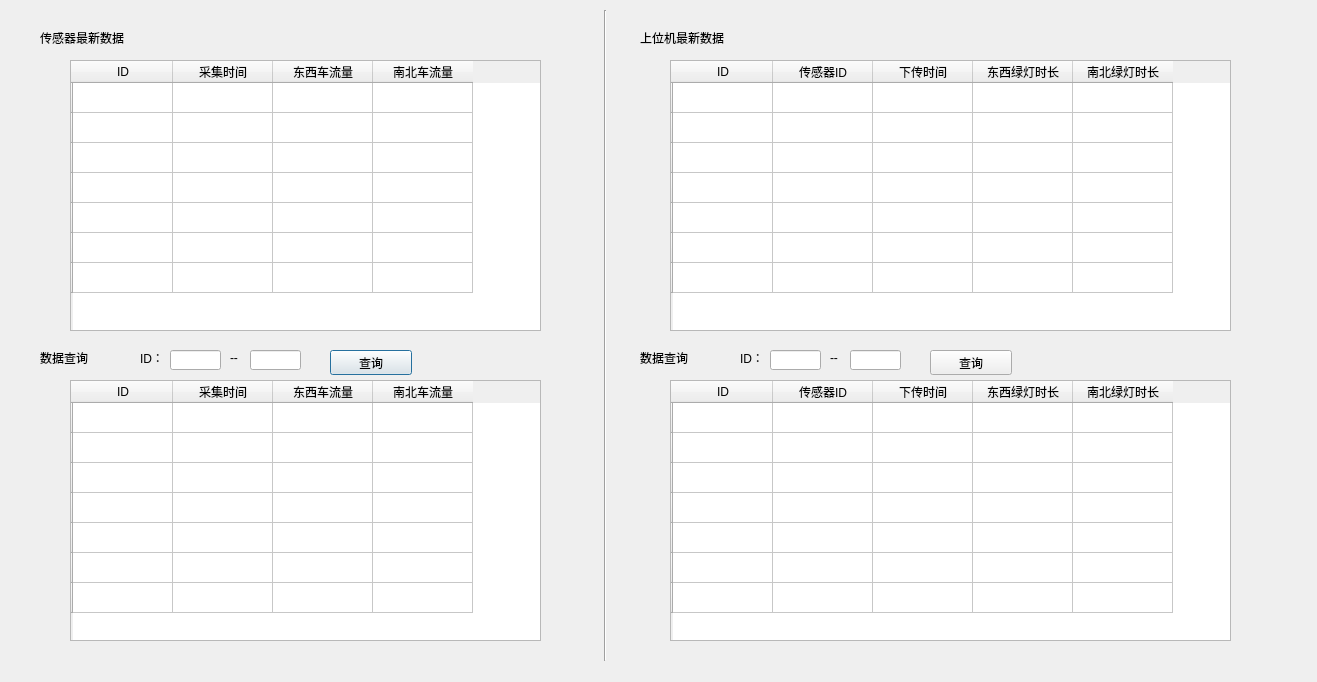
<?xml version="1.0" encoding="UTF-8"?>
<ui version="4.0">
 <class>Dialog3</class>
 <widget class="QDialog" name="Dialog3">
  <property name="geometry">
   <rect>
    <x>0</x>
    <y>0</y>
    <width>1317</width>
    <height>682</height>
   </rect>
  </property>
  <property name="windowTitle">
   <string>数据维护</string>
  </property>
  <widget class="QLabel" name="label">
   <property name="geometry">
    <rect>
     <x>40</x>
     <y>30</y>
     <width>111</width>
     <height>16</height>
    </rect>
   </property>
   <property name="text">
    <string>传感器最新数据</string>
   </property>
  </widget>
  <widget class="QTableWidget" name="tableWidget">
   <property name="geometry">
    <rect>
     <x>70</x>
     <y>60</y>
     <width>471</width>
     <height>271</height>
    </rect>
   </property>
   <row>
    <property name="text">
     <string/>
    </property>
   </row>
   <row>
    <property name="text">
     <string/>
    </property>
   </row>
   <row>
    <property name="text">
     <string/>
    </property>
   </row>
   <row>
    <property name="text">
     <string/>
    </property>
   </row>
   <row>
    <property name="text">
     <string/>
    </property>
   </row>
   <row>
    <property name="text">
     <string/>
    </property>
   </row>
   <row>
    <property name="text">
     <string/>
    </property>
   </row>
   <column>
    <property name="text">
     <string>ID</string>
    </property>
   </column>
   <column>
    <property name="text">
     <string>采集时间</string>
    </property>
   </column>
   <column>
    <property name="text">
     <string>东西车流量</string>
    </property>
   </column>
   <column>
    <property name="text">
     <string>南北车流量</string>
    </property>
   </column>
  </widget>
  <widget class="QLabel" name="label_2">
   <property name="geometry">
    <rect>
     <x>40</x>
     <y>350</y>
     <width>111</width>
     <height>16</height>
    </rect>
   </property>
   <property name="text">
    <string>数据查询</string>
   </property>
  </widget>
  <widget class="QTableWidget" name="tableWidget_2">
   <property name="geometry">
    <rect>
     <x>70</x>
     <y>380</y>
     <width>471</width>
     <height>261</height>
    </rect>
   </property>
   <row>
    <property name="text">
     <string/>
    </property>
   </row>
   <row>
    <property name="text">
     <string/>
    </property>
   </row>
   <row>
    <property name="text">
     <string/>
    </property>
   </row>
   <row>
    <property name="text">
     <string/>
    </property>
   </row>
   <row>
    <property name="text">
     <string/>
    </property>
   </row>
   <row>
    <property name="text">
     <string/>
    </property>
   </row>
   <row>
    <property name="text">
     <string/>
    </property>
   </row>
   <column>
    <property name="text">
     <string>ID</string>
    </property>
   </column>
   <column>
    <property name="text">
     <string>采集时间</string>
    </property>
   </column>
   <column>
    <property name="text">
     <string>东西车流量</string>
    </property>
   </column>
   <column>
    <property name="text">
     <string>南北车流量</string>
    </property>
   </column>
  </widget>
  <widget class="QLineEdit" name="lineEdit">
   <property name="geometry">
    <rect>
     <x>170</x>
     <y>350</y>
     <width>51</width>
     <height>20</height>
    </rect>
   </property>
  </widget>
  <widget class="QLineEdit" name="lineEdit_2">
   <property name="geometry">
    <rect>
     <x>250</x>
     <y>350</y>
     <width>51</width>
     <height>20</height>
    </rect>
   </property>
  </widget>
  <widget class="QLabel" name="label_3">
   <property name="geometry">
    <rect>
     <x>140</x>
     <y>350</y>
     <width>31</width>
     <height>16</height>
    </rect>
   </property>
   <property name="text">
    <string>ID：</string>
   </property>
  </widget>
  <widget class="QLabel" name="label_4">
   <property name="geometry">
    <rect>
     <x>230</x>
     <y>350</y>
     <width>31</width>
     <height>16</height>
    </rect>
   </property>
   <property name="text">
    <string>--</string>
   </property>
  </widget>
  <widget class="QPushButton" name="pushButton">
   <property name="geometry">
    <rect>
     <x>330</x>
     <y>350</y>
     <width>82</width>
     <height>25</height>
    </rect>
   </property>
   <property name="text">
    <string>查询</string>
   </property>
  </widget>
  <widget class="QLineEdit" name="lineEdit_3">
   <property name="geometry">
    <rect>
     <x>770</x>
     <y>350</y>
     <width>51</width>
     <height>20</height>
    </rect>
   </property>
  </widget>
  <widget class="QLabel" name="label_5">
   <property name="geometry">
    <rect>
     <x>740</x>
     <y>350</y>
     <width>31</width>
     <height>16</height>
    </rect>
   </property>
   <property name="text">
    <string>ID：</string>
   </property>
  </widget>
  <widget class="QLineEdit" name="lineEdit_4">
   <property name="geometry">
    <rect>
     <x>850</x>
     <y>350</y>
     <width>51</width>
     <height>20</height>
    </rect>
   </property>
  </widget>
  <widget class="QLabel" name="label_6">
   <property name="geometry">
    <rect>
     <x>830</x>
     <y>350</y>
     <width>31</width>
     <height>16</height>
    </rect>
   </property>
   <property name="text">
    <string>--</string>
   </property>
  </widget>
  <widget class="QLabel" name="label_7">
   <property name="geometry">
    <rect>
     <x>640</x>
     <y>350</y>
     <width>111</width>
     <height>16</height>
    </rect>
   </property>
   <property name="text">
    <string>数据查询</string>
   </property>
  </widget>
  <widget class="QTableWidget" name="tableWidget_3">
   <property name="geometry">
    <rect>
     <x>670</x>
     <y>380</y>
     <width>561</width>
     <height>261</height>
    </rect>
   </property>
   <row>
    <property name="text">
     <string/>
    </property>
   </row>
   <row>
    <property name="text">
     <string/>
    </property>
   </row>
   <row>
    <property name="text">
     <string/>
    </property>
   </row>
   <row>
    <property name="text">
     <string/>
    </property>
   </row>
   <row>
    <property name="text">
     <string/>
    </property>
   </row>
   <row>
    <property name="text">
     <string/>
    </property>
   </row>
   <row>
    <property name="text">
     <string/>
    </property>
   </row>
   <column>
    <property name="text">
     <string>ID</string>
    </property>
   </column>
   <column>
    <property name="text">
     <string>传感器ID</string>
    </property>
   </column>
   <column>
    <property name="text">
     <string>下传时间</string>
    </property>
   </column>
   <column>
    <property name="text">
     <string>东西绿灯时长</string>
    </property>
   </column>
   <column>
    <property name="text">
     <string>南北绿灯时长</string>
    </property>
   </column>
  </widget>
  <widget class="QLabel" name="label_8">
   <property name="geometry">
    <rect>
     <x>640</x>
     <y>30</y>
     <width>111</width>
     <height>16</height>
    </rect>
   </property>
   <property name="text">
    <string>上位机最新数据</string>
   </property>
  </widget>
  <widget class="QPushButton" name="pushButton_2">
   <property name="geometry">
    <rect>
     <x>930</x>
     <y>350</y>
     <width>82</width>
     <height>25</height>
    </rect>
   </property>
   <property name="text">
    <string>查询</string>
   </property>
  </widget>
  <widget class="QTableWidget" name="tableWidget_4">
   <property name="geometry">
    <rect>
     <x>670</x>
     <y>60</y>
     <width>561</width>
     <height>271</height>
    </rect>
   </property>
   <row>
    <property name="text">
     <string/>
    </property>
   </row>
   <row>
    <property name="text">
     <string/>
    </property>
   </row>
   <row>
    <property name="text">
     <string/>
    </property>
   </row>
   <row>
    <property name="text">
     <string/>
    </property>
   </row>
   <row>
    <property name="text">
     <string/>
    </property>
   </row>
   <row>
    <property name="text">
     <string/>
    </property>
   </row>
   <row>
    <property name="text">
     <string/>
    </property>
   </row>
   <column>
    <property name="text">
     <string>ID</string>
    </property>
   </column>
   <column>
    <property name="text">
     <string>传感器ID</string>
    </property>
   </column>
   <column>
    <property name="text">
     <string>下传时间</string>
    </property>
   </column>
   <column>
    <property name="text">
     <string>东西绿灯时长</string>
    </property>
   </column>
   <column>
    <property name="text">
     <string>南北绿灯时长</string>
    </property>
   </column>
  </widget>
  <widget class="Line" name="line">
   <property name="geometry">
    <rect>
     <x>590</x>
     <y>10</y>
     <width>31</width>
     <height>651</height>
    </rect>
   </property>
   <property name="orientation">
    <enum>Qt::Vertical</enum>
   </property>
  </widget>
 </widget>
 <resources/>
 <connections/>
</ui>
